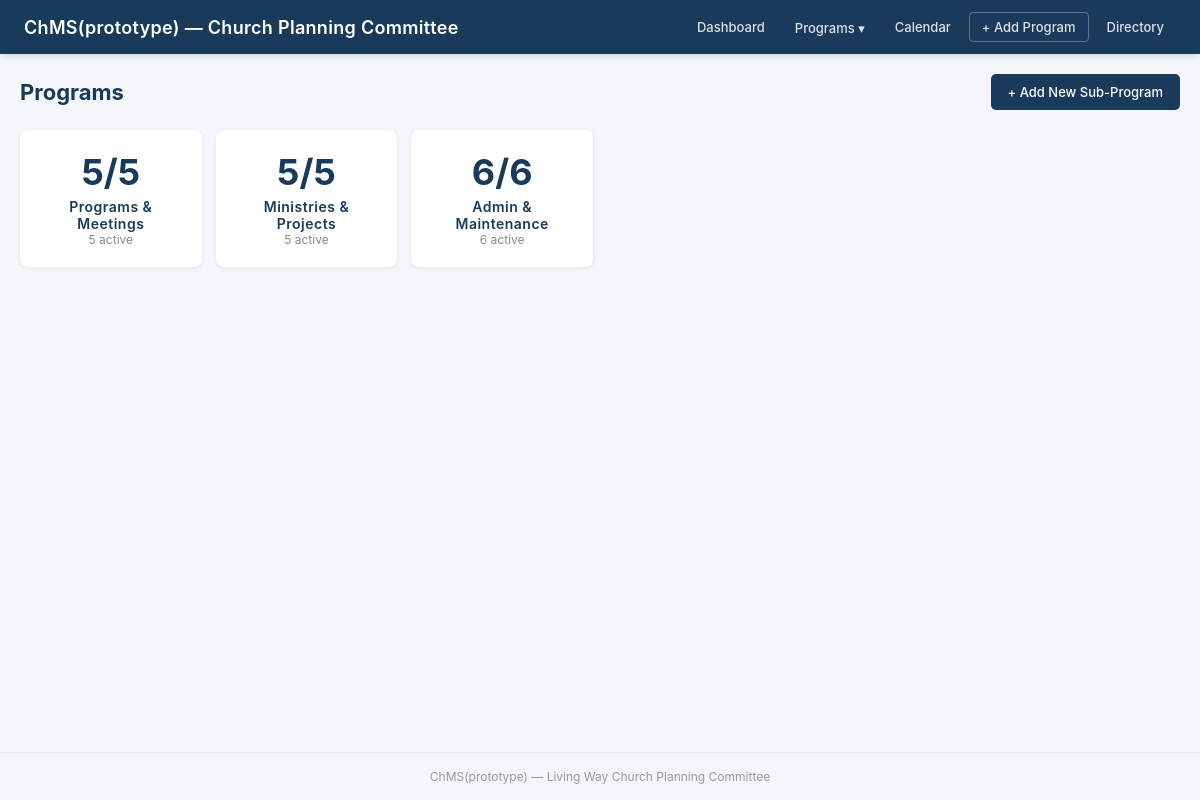
Page /programs on the committed database.
### tables this page shows
CREATE TABLE program_categories (
            id INTEGER PRIMARY KEY AUTOINCREMENT,
            name TEXT NOT NULL UNIQUE,
            description TEXT NOT NULL DEFAULT '',
            sort_order INTEGER NOT NULL DEFAULT 0,
            created_at TEXT NOT NULL DEFAULT (datetime('now'))
        );

### app.py (the view)
@app.route("/programs")
def programs_landing():
    categories = get_program_categories()
    for c in categories:
        subs = get_all_sub_programs_with_status(category_id=c["id"])
        c["sub_count"] = len(subs)
        c["active_count"] = sum(1 for s in subs if s["derived_status"] != "completed")
    return render_template("programs.html", categories=categories)

### app.py (called while the page is built)
@app.before_request
def check_recurrence():
    global LAST_RECURRENCE_CHECK
    today_iso = date.today().isoformat()
    if LAST_RECURRENCE_CHECK != today_iso:
        created = generate_recurring_instances()
        if created:
            print(f"Recurrence: generated {created} new sub-program(s)")
        LAST_RECURRENCE_CHECK = today_iso

### models.py (called while the page is built)
def get_conn():
    conn = sqlite3.connect(DB_PATH)
    conn.row_factory = sqlite3.Row
    conn.execute("PRAGMA journal_mode=WAL")
    conn.execute("PRAGMA foreign_keys=ON")
    return conn

def get_program_categories():
    conn = get_conn()
    rows = conn.execute(
        "SELECT * FROM program_categories ORDER BY sort_order, name"
    ).fetchall()
    conn.close()
    return [dict(r) for r in rows]

def get_sub_programs(category_id=None, status_filter=None, active_only=False, search=None):
    conn = get_conn()
    sql = """
        SELECT sp.*,
               pc.name AS category_name,
               m.name AS in_charge_name
        FROM sub_programs sp
        LEFT JOIN program_categories pc ON sp.program_category_id = pc.id
        LEFT JOIN members m ON sp.in_charge_id = m.id
        WHERE 1=1
    """
    params = []
    if category_id:
        sql += " AND sp.program_category_id=?"
        params.append(category_id)
    if active_only:
        sql += " AND sp.due_date >= date('now')"
    if search:
        sql += " AND (sp.title LIKE ? OR sp.description LIKE ?)"
        params.append(f"%{search}%")
        params.append(f"%{search}%")
    sql += " ORDER BY sp.created_at DESC"
    rows = conn.execute(sql, params).fetchall()
    conn.close()
    return [dict(r) for r in rows]

def _get_tasks_for_sub_program(sub_program_id):
    conn = get_conn()
    rows = conn.execute(
        "SELECT status, priority FROM tasks WHERE sub_program_id=?",
        (sub_program_id,),
    ).fetchall()
    conn.close()
    return [dict(r) for r in rows]

def compute_status(tasks):
    if not tasks:
        return "open"
    seen = set(t["status"] for t in tasks)
    if "completed" in seen and len(seen) > 1:
        seen.add("in_progress")
    for s in STATUS_CASCADE_ORDER:
        if s in seen:
            return s
    return "open"

def compute_priority(tasks, status_filter=("open", "in_progress")):
    relevant = [t for t in tasks if t["status"] in status_filter]
    if not relevant:
        return None
    best = max(relevant, key=lambda t: PRIORITY_ORDER.get(t["priority"], 0))
    return best["priority"]

### templates/programs.html
{% extends "base.html" %}
{% block content %}
<div class="page-header">
    <h2>Programs</h2>
    <a href="{{ url_for('sub_program_add') }}" class="btn btn-primary">+ Add New Sub-Program</a>
</div>
<div class="card-grid">
    {% for c in categories %}
    <a href="{{ url_for('program_category', cat_id=c.id) }}" class="card-link">
        <div class="card hoverable">
            <div class="card-number">{{ c.active_count }}/{{ c.sub_count }}</div>
            <div class="card-label" style="font-size:14px;font-weight:600;color:#1a3a5c;text-transform:none;">{{ c.name }}</div>
            <div style="font-size:12px;color:#888;">{{ c.active_count }} active</div>
        </div>
    </a>
    {% endfor %}
</div>
{% endblock %}

### static/style.css (style rules this page uses)
* { margin:0; padding:0; box-sizing:border-box; }
body { font-family: -apple-system, BlinkMacSystemFont, "Segoe UI", Roboto, sans-serif; background: #f4f6f9; color: #333; min-height: 100vh; display: flex; flex-direction: column; }
.page-header { display: flex; align-items: center; justify-content: space-between; margin-bottom: 20px; flex-wrap: wrap; gap: 10px; }
.page-header h2 { font-size: 22px; color: #1a3a5c; }
.btn { display: inline-block; padding: 8px 16px; border-radius: 5px; text-decoration: none; font-size: 13px; font-weight: 500; border: 1px solid transparent; cursor: pointer; transition: all 0.15s; line-height: 1.4; }
.btn-primary { background: #1a3a5c; color: #fff; }
.card-grid { display: grid; grid-template-columns: repeat(auto-fill, minmax(160px, 1fr)); gap: 14px; margin-bottom: 24px; }
.card { background: #fff; border-radius: 8px; padding: 20px; box-shadow: 0 1px 4px rgba(0,0,0,0.08); text-align: center; }
.card.hoverable { transition: transform 0.1s, box-shadow 0.1s; }
.card-link { text-decoration: none; color: inherit; }
.card .card-number { font-size: 36px; font-weight: 700; color: #1a3a5c; }
.card .card-label { font-size: 13px; color: #888; margin-top: 4px; text-transform: uppercase; letter-spacing: 0.5px; }

### rows in the picture
program_categories: active_count "5", sub_count "5", name "Programs & Meetings"
program_categories: active_count "5", sub_count "5", name "Ministries & Projects"
program_categories: active_count "6", sub_count "6", name "Admin & Maintenance"
